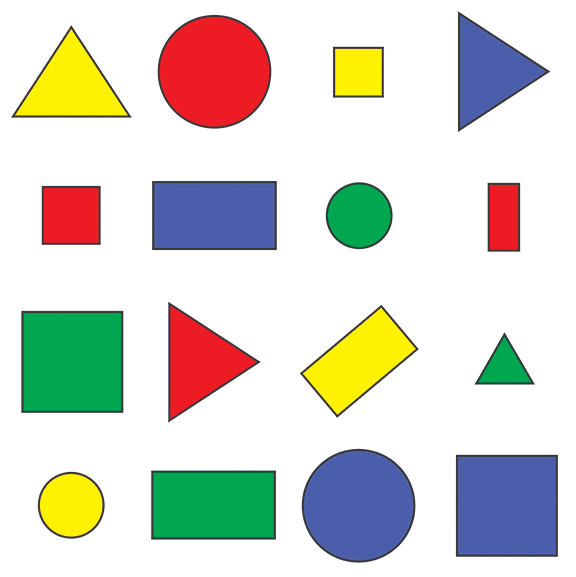
#> input picture Resources/shapes.png, 576 x 577 px
$ python -i chapter8.py   (imports and definitions only)
#> lines starting #> are read from the running program, lines starting #| are printed output that depends on the picture
### numpy_demo.py
import numpy as np
import cv2

# print(np.array([1, 2, 3]))
#
# print(np.array([[1, 2, 3], [3, 4, 5]]))
#
# print(np.zeros((8, 8, 3), np.uint8))
#
# print(np.full((10, 10, 3), 8))
#
# print(np.identity(9))
#
# print(np.eye(3, 4, 1))


img = np.zeros((512, 512, 3), np.uint8)


roi = img[100:400, 100:400]
roi[:,:] = [0, 0, 255]
count: int = 256

while count > 0:
    img[count, 256] = [0, 0, 255]
    count = count - 1

cv2.imshow('img', img)
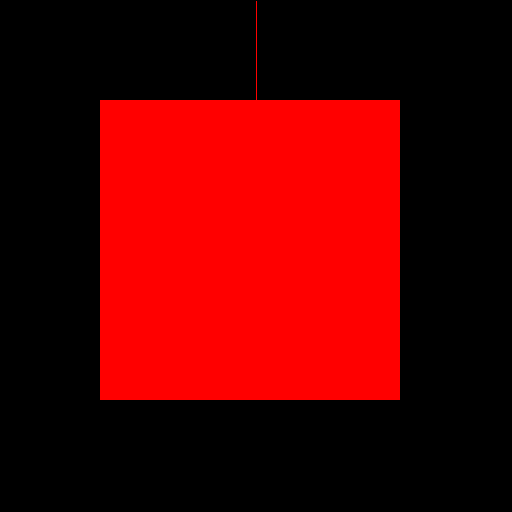
#> window 'img': shape (512, 512, 3); mean B, G, R 0, 0, 87.6
cv2.imshow('img1', roi)
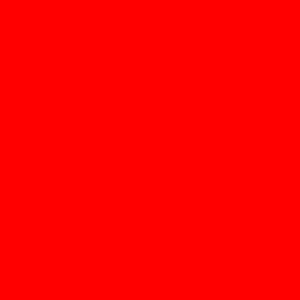
#> window 'img1': shape (300, 300, 3); mean B, G, R 0, 0, 255
key = cv2.waitKey(0)
#> (key q is pressed here)
if key & 0xFF == ord('q'):
    exit()

### chapter8.py
import cv2
import numpy_demo as np


def stackImages(scale, imgArray):
    rows = len(imgArray)
    cols = len(imgArray[0])
    rowsAvailable = isinstance(imgArray[0], list)
    width = imgArray[0][0].shape[1]
    height = imgArray[0][0].shape[0]
    if rowsAvailable:
        for x in range(0, rows):
            for y in range(0, cols):
                if imgArray[x][y].shape[:2] == imgArray[0][0].shape[:2]:
                    imgArray[x][y] = cv2.resize(imgArray[x][y], (0, 0), None, scale, scale)
                else:
                    imgArray[x][y] = cv2.resize(imgArray[x][y], (imgArray[0][0].shape[1], imgArray[0][0].shape[0]),
                                                None, scale, scale)
                if len(imgArray[x][y].shape) == 2: imgArray[x][y] = cv2.cvtColor(imgArray[x][y], cv2.COLOR_GRAY2BGR)
        imageBlank = np.zeros((height, width, 3), np.uint8)
        hor = [imageBlank] * rows
        hor_con = [imageBlank] * rows
        for x in range(0, rows):
            hor[x] = np.hstack(imgArray[x])
        ver = np.vstack(hor)
    else:
        for x in range(0, rows):
            if imgArray[x].shape[:2] == imgArray[0].shape[:2]:
                imgArray[x] = cv2.resize(imgArray[x], (0, 0), None, scale, scale)
            else:
                imgArray[x] = cv2.resize(imgArray[x], (imgArray[0].shape[1], imgArray[0].shape[0]), None, scale, scale)
            if len(imgArray[x].shape) == 2: imgArray[x] = cv2.cvtColor(imgArray[x], cv2.COLOR_GRAY2BGR)
        hor = np.hstack(imgArray)
        ver = hor
    return ver


def getContours(img):
    contours, hierarchy = cv2.findContours(img, cv2.RETR_EXTERNAL, cv2.CHAIN_APPROX_NONE)
    for cnt in contours:
        area = cv2.contourArea(cnt)
        print(area)
        if area > 500:
            cv2.drawContours(imgContour, cnt, -1, (255, 0, 0), 3)
            peri = cv2.arcLength(cnt, True)
            # print(peri)
            approx = cv2.approxPolyDP(cnt, 0.02 * peri, True)
            print(len(approx))
            objCor = len(approx)
            x, y, w, h = cv2.boundingRect(approx)

            if objCor == 3:
                objectType = "Tri"
            elif objCor == 4:
                aspRatio = w / float(h)
                if aspRatio > 0.98 and aspRatio < 1.03:
                    objectType = "Square"
                else:
                    objectType = "Rectangle"
            elif objCor > 4:
                objectType = "Circles"
            else:
                objectType = "None"

            cv2.rectangle(imgContour, (x, y), (x + w, y + h), (0, 255, 0), 2)
            cv2.putText(imgContour, objectType,
                        (x + (w // 2) - 10, y + (h // 2) - 10), cv2.FONT_HERSHEY_COMPLEX, 0.7,
                        (0, 0, 0), 2)


path = 'Resources/shapes.png'
# [1 line not run here, left out]
# [1 line that did not run here, left out]

# [1 line that did not run here, left out]
# [1 line that did not run here, left out]
# [1 line that did not run here, left out]
# [1 line not run here, left out]

# [1 line that did not run here, left out]
# [2 lines that did not run here, left out]

# [3 lines not run here, left out]

>>> import cv2
>>> picture = cv2.imread('Resources/shapes.png')
#> picture is the input picture: shape (577, 576, 3); mean B, G, R 205.1, 214.3, 214.2
#> (the run stopped early here; a loop or call above may not have finished)
